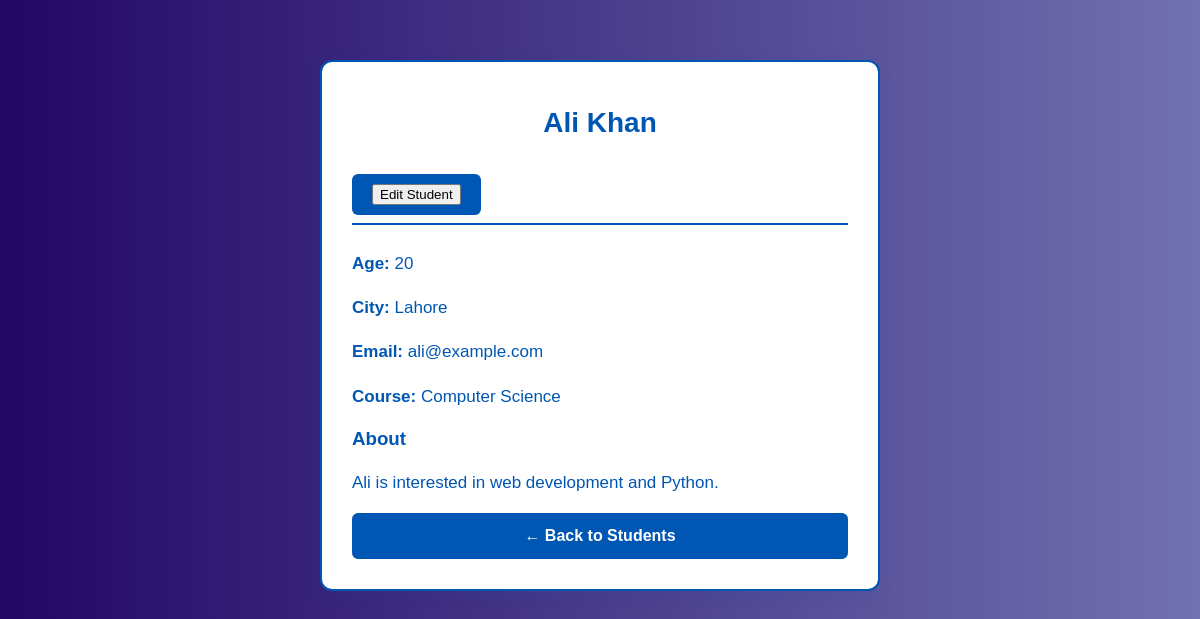
Page /student/1 on the earlier database version.
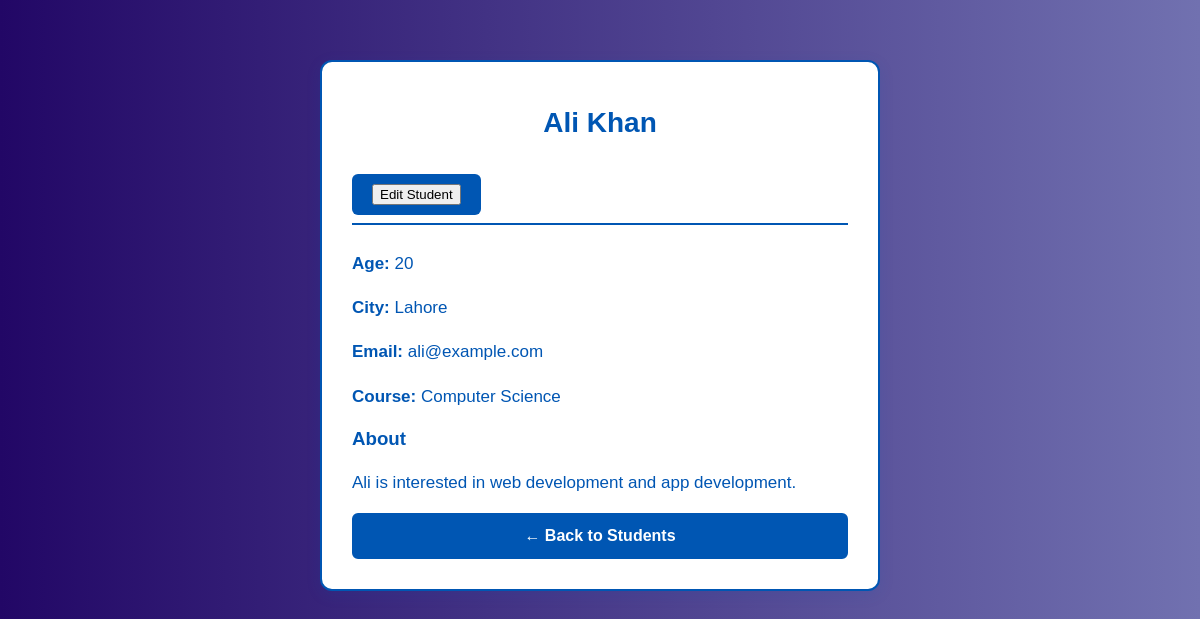
Same page on the later database version.
### tables this page shows
CREATE TABLE students (
                    id INTEGER PRIMARY KEY AUTOINCREMENT,
                    name TEXT NOT NULL,
                    age INTEGER NOT NULL,
                    city TEXT NOT NULL,
                    email TEXT NOT NULL,
                    course TEXT NOT NULL,
                    bio TEXT NOT NULL
                );

### main.py (the view)
@app.get("/student/{student_id}")
def student_details(request: Request, student_id: int):
    with closing(sqlite3.connect(DATABASE)) as conn:
        conn.row_factory = sqlite3.Row
        row = conn.execute(
            "SELECT * FROM students WHERE id = ?",
            (student_id,)
        ).fetchone()
        student = dict(row) if row else None
    if student is None:
        raise HTTPException(
            status_code=status.HTTP_404_NOT_FOUND,
            detail="Student not found"
        )
    return templates.TemplateResponse(
        request=request,
        name="student.html",
        context={
            "request": request,
            "student": student
        }
    )

### templates/student.html (shortened to what this page needs)
<!DOCTYPE html>
<html lang="en">
<head>
    <link rel="stylesheet" href="{{ url_for('static', path='style.css') }}">
</head>
<body>
    <div class="container">
        <div class="profile-card">
            <h1>{{ student.name }}</h1>
        <a href="/edit-student/{{ student.id }}" class="edit-button">
            <button type="button"> Edit Student </button>
        </a>
            <hr>
            <p>
                <strong>Age:</strong>
                {{ student.age }}
            </p>
            <p>
                <strong>City:</strong>
                {{ student.city }}
            </p>
            <p>
                <strong>Email:</strong>
                {{ student.email }}
            </p>
            <p>
                <strong>Course:</strong>
                {{ student.course }}
            </p>
            <h3>About</h3>
            <p>
                {{ student.bio }}
            </p>
            <a class="back-button" href="/">
                ← Back to Students
            </a>
        </div>
    </div>
</body>
</html>

### static/style.css (style rules this page uses)
* { box-sizing: border-box; }
body { margin: 0; font-family: Arial, sans-serif; background : linear-gradient(to right, rgb(34, 7, 102),rgb(113, 113, 176)); color: #333; }
.container { width: 90%; max-width: 900px; margin: 50px auto; color:#0056b3 }
h1 { text-align: center; color: #0056b3; background-color: white; padding: 15px; border-radius: 10px; }
.profile-card { max-width: 600px; margin: auto; background-color: white; padding: 30px; border-radius: 12px; box-shadow: 0 3px 15px rgba(0, 0, 0, 0.1); }
.profile-card h1 { text-align: left; }
.profile-card p { font-size: 17px; line-height: 1.6; }
.back-button { display: inline-block; margin-top: 20px; padding: 10px 15px; background-color: #007bff; color: white; text-decoration: none; border-radius: 6px; }
.container { width: 100%; max-width: 600px; margin: 40px auto; padding: 20px; box-sizing: border-box; }
.profile-card { background-color: #FFFFFF; border: 2px solid #0056b3; border-radius: 12px; padding: 30px; box-sizing: border-box; box-shadow: 0 4px 15px rgba(0, 86, 179, 0.12); }
.profile-card h1 { color: #0056b3; font-size: 28px; text-align: center; margin: 0 0 20px; }
.profile-card hr { border: none; height: 2px; background-color: #0056b3; margin-bottom: 25px; }
.profile-card .back-button { display: block; width: 100%; padding: 12px 16px; margin-top: 15px; border: 2px solid #0056b3; border-radius: 6px; background-color: #0056b3; color: #FFFFFF; font-size: 16px; font-weight: 600; text-align: center; text-decoration: none; cursor: pointer; box-sizing: border-box; transition: background-color 0.2s, color 0.2s; }
.edit-button { display: inline-block; background-color: #0056b3; color: #FFFFFF; padding: 10px 20px; border: none; border-radius: 6px; text-decoration: none; font-size: 16px; font-weight: bold; cursor: pointer; transition: background-color 0.3s ease; }

Differences in the rows shown:
changed students "Ali Khan": bio "Ali is interested in web development and Python." → "Ali is interested in web development and app development."
